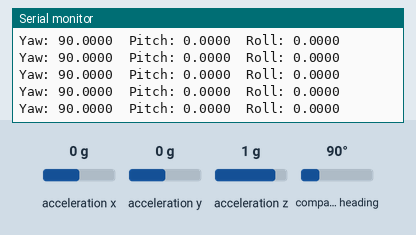
Recording of a sketch running on a simulated Arduino Uno, built with avr-gcc and run on an emulated ATmega328P. On the bench: the last lines printed to the serial monitor. Inputs (shaded band) come from the test bench; at power-on: acceleration z 1 g, acceleration x 0 g, compass heading 90°, acceleration y 0 g.

Above: at 1.8 s.
1.9 s: acceleration z set to -1.4 g
At 2.01 s:
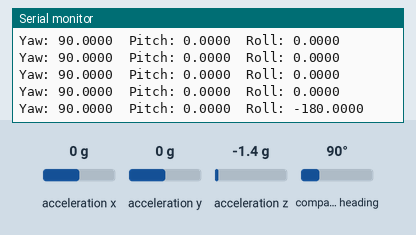
4.9 s: acceleration x set to -1.4 g
At 4.93 s:
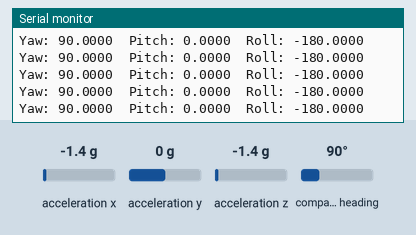
7.9 s: acceleration x set to 0 g
At 7.94 s:
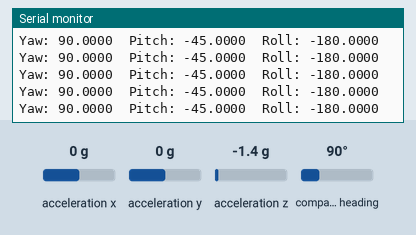
10.9 s: compass heading set to 180°
At 11.01 s:
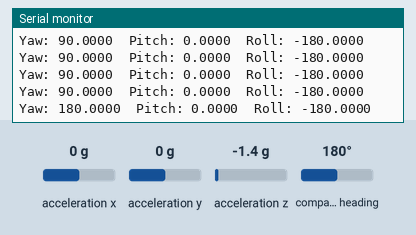
13.9 s: acceleration x set to -0.8 g
At 13.93 s:
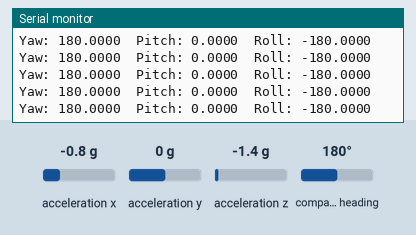
Timing chart, 0 to 16.9 s (numbered marks = the images above; inputs shaded):
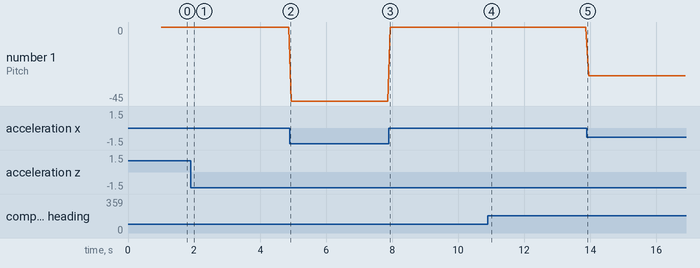

Measured:
- after the input at 1.9 s, the serial monitor: prints a new line after 0.05 s (image 1)
- after the input at 10.9 s, the serial monitor: prints a new line after 0.05 s (image 4)
- plotted number 1: 0 → -45 after the input at 4.9 s, -45 → 0 after the input at 7.9 s, 0 → -29.75 after the input at 13.9 s

The sketch:

IMU.ino
```cpp
#include <Wire.h>
#include <Adafruit_BNO055.h>
#include <Adafruit_Sensor.h>
#include <Arduino_FreeRTOS.h>
#include <utility/imumaths.h>

Adafruit_BNO055 bno = Adafruit_BNO055(55);

//just one task for this assignment
void TaskImu( void *pvParameters );

void setup(void)
{
  Serial.begin(9600);
  while (!Serial)
  {
    ;
  }

  Serial.println("Orientation Sensor Data"); Serial.println("");

  xTaskCreate(TaskImu
    , "IMU"
    , 256
    , NULL
    , 1
    , NULL);

}

void loop(void)
{
  //leave empty
}

void TaskImu( void *pvParameters )
{
  (void) pvParameters;

  /* Initialize the sensor */
  if (!bno.begin())
  {
    /* There was a problem detecting the BNO055, check connections */
      Serial.print("Oops, no BNO055 detected, check wiring.");
      while(1);
  }
  delay(1000);
  bno.setExtCrystalUse(true);

  for(;;)
  {
    /* get a new sensor event*/
    sensors_event_t event;
    bno.getEvent(&event);

    /* Display the data */
    Serial.print("Yaw: ");
    Serial.print(event.orientation.x, 4);
    Serial.print("\tPitch: ");
    Serial.print(event.orientation.y, 4);
    Serial.print("\tRoll: ");
    Serial.print(event.orientation.z, 4);
    Serial.println("");
    vTaskDelay(5);
  }
}
```
